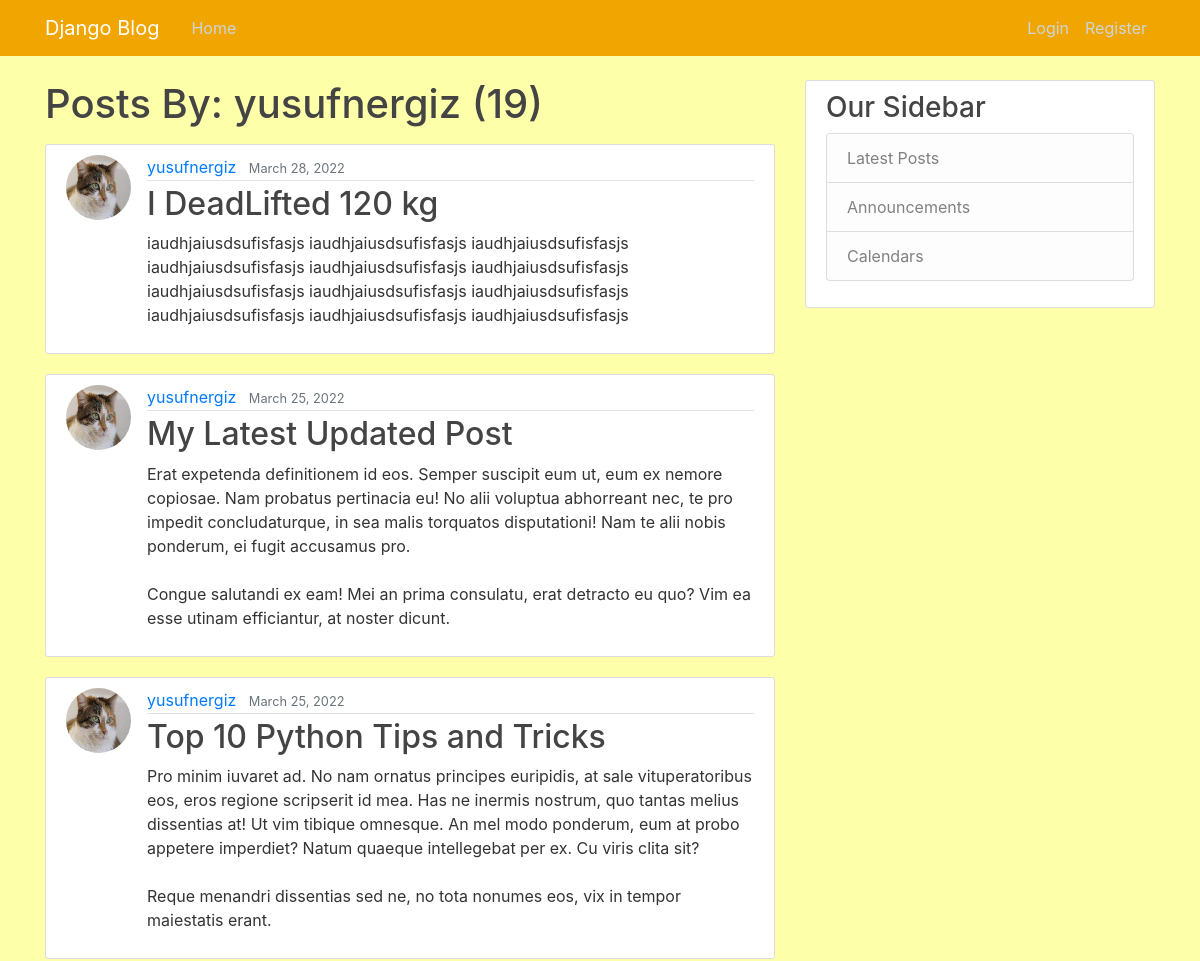
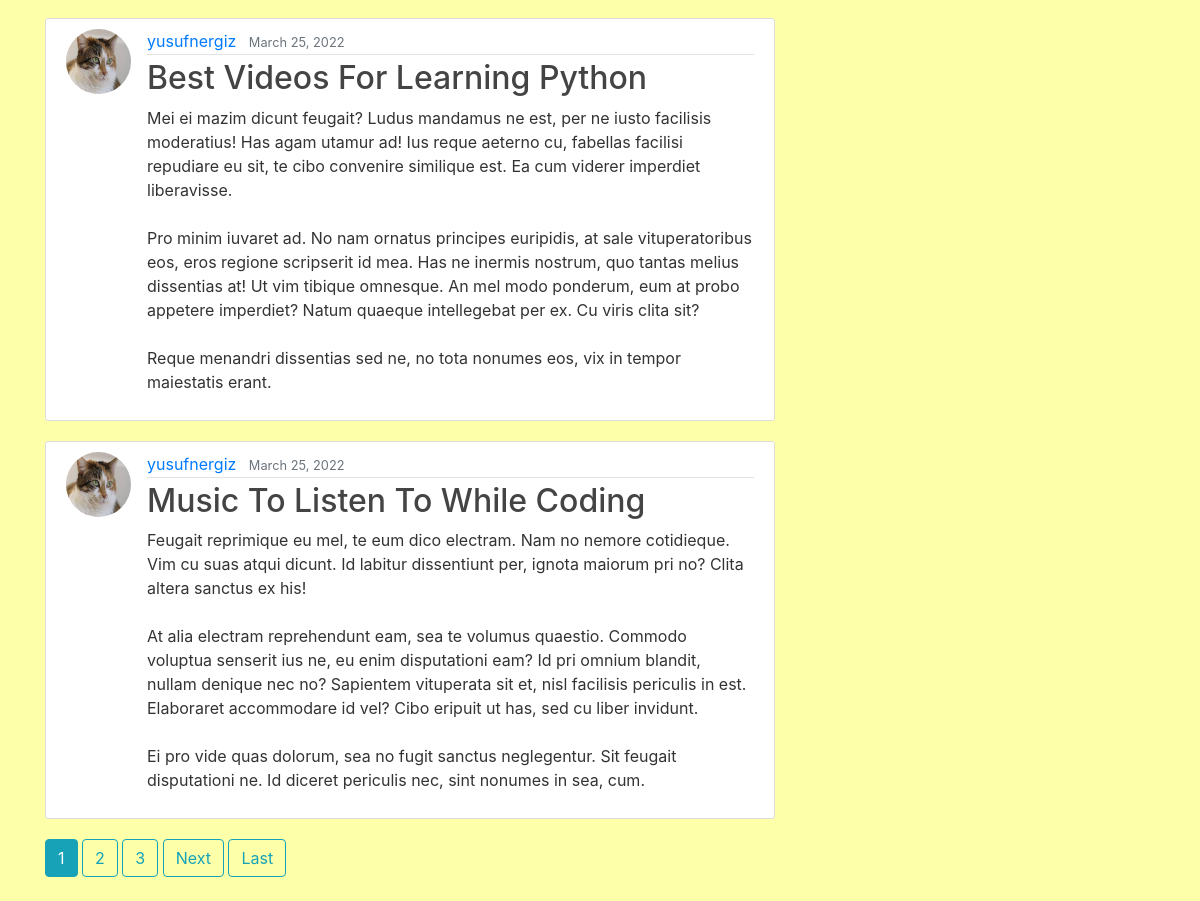
Page /post/yusufnergiz on the committed database (2 pictures, top to bottom).
### blog/models.py (models this page shows, shortened)
class Post(models.Model):
       title = models.CharField(max_length=100)
       content = models.TextField()
       date_posted = models.DateTimeField(default=timezone.now)
       author = models.ForeignKey(User, on_delete=models.CASCADE)

### users/models.py (models this page shows, shortened)
class Profile(models.Model):
       user = models.OneToOneField(User, on_delete=models.CASCADE)
       image = models.ImageField(default="default.jpg", upload_to="profile_pics")

### blog/views.py (the view)
# urls.py: path('post/<str:username>', UserPostListView.as_view(), name='users-posts'),
class UserPostListView(ListView):
       model = Post
       template_name = 'blog/user_posts.html'
       context_object_name = 'posts'
       paginate_by = 5
       def get_queryset(self):
              user = get_object_or_404(User, username=self.kwargs.get('username'))
              return Post.objects.filter(author=user).order_by('-date_posted')

### blog/templates/blog/user_posts.html (shortened to what this page needs)
{% extends "blog/base.html" %}
{% block content %}
    <h1 class="mb-3">Posts By: {{view.kwargs.username}} ({{page_obj.paginator.count}})</h1>
    {% for post in posts %}
        <article class="media content-section">
          <img src="{{post.author.profile.image.url}}" class="rounded-circle article-img">
          <div class="media-body">
            <div class="article-metadata">
              <a class="mr-2" href="#">{{ post.author }}</a>
              <small class="text-muted">{{post.date_posted|date:"F d, Y"}}</small>
            </div>
            <h2><a class="article-title" href="{% url 'detail-blog' post.id %}">{{ post.title }}</a></h2>
            <p class="article-content">{{ post.content }}</p>
          </div>
        </article>
    {% endfor %}
    {% if is_paginated %}
        {% for num in page_obj.paginator.page_range %}
          {% if num == page_obj.number %}
            <a href="?page={{num}}" class="btn btn-info mb-4">{{num}}</a>
          {% elif num > page_obj.number|add:'-3' and num < page_obj.number|add:'3' %}
            <a href="?page={{num}}" class="btn btn-outline-info mb-4">{{num}}</a>
          {% endif %}
        {% endfor %}
        {% if page_obj.has_next %}
          <a href="?page={{page_obj.next_page_number}}" class="btn btn-outline-info mb-4">Next</a>
          <a href="?page={{page_obj.paginator.num_pages}}" class="btn btn-outline-info mb-4">Last</a>
        {% endif %}
    {% endif %}
{% endblock content %}

### blog/static/blog/styles.css (style rules this page uses)
body { background: #FDFFA9; color: #333333; margin-top: 5rem; }
h1, h2, h3, h4, h5, h6 { color: #444444; }
.content-section { background: #ffffff; padding: 10px 20px; border: 1px solid #dddddd; border-radius: 3px; margin-bottom: 20px; word-wrap: break-word; }
.article-title { color: #444444; }
.article-content { white-space: pre-line; }
.article-img { height: 65px; width: 65px; margin-right: 16px; }
.article-metadata { padding-bottom: 1px; margin-bottom: 4px; border-bottom: 1px solid #e3e3e3 }

### rows in the picture
Post: author.profile.image (picture), author "yusufnergiz", date_posted "March 28, 2022", title "I DeadLifted 120 kg", content "iaudhjaiusdsufisfasjs iaudhjaiusdsufisfasjs iaudhjaiusdsufisfasjs iaudhjaiusdsufisfasjs iaudhjaiusdsufisfasjs iaudhjaiusdsufisfasjs iaudhjaiusdsufisfasjs iaudhjaiusdsufisfasjs iaudhjaiusdsufisfasjs iaudhjaiusdsufisfasjs iaudhjaiusdsufisfasjs iaudhjaiusdsufisfasjs"
Post: author.profile.image (picture), author "yusufnergiz", date_posted "March 25, 2022", title "My Latest Updated Post", content "Erat expetenda definitionem id eos. Semper suscipit eum ut, eum ex nemore copiosae. Nam probatus pertinacia eu! No alii voluptua abhorreant nec, te pro impedit concludaturque, in sea malis torquatos disputationi! Nam te alii nobis ponderum, ei fugit accusamus pro. Congue salutandi ex eam! Mei an prima consulatu, erat detracto eu quo? Vim ea esse utinam efficiantur, at noster dicunt."
Post: author.profile.image (picture), author "yusufnergiz", date_posted "March 25, 2022", title "Top 10 Python Tips and Tricks", content "Pro minim iuvaret ad. No nam ornatus principes euripidis, at sale vituperatoribus eos, eros regione scripserit id mea. Has ne inermis nostrum, quo tantas melius dissentias at! Ut vim tibique omnesque. An mel modo ponderum, eum at probo appetere imperdiet? Natum quaeque intellegebat per ex. Cu viris clita sit? Reque menandri dissentias sed ne, no tota nonumes eos, vix in tempor maiestatis erant."
Post: author.profile.image (picture), author "yusufnergiz", date_posted "March 25, 2022", title "Best Videos For Learning Python", content "Mei ei mazim dicunt feugait? Ludus mandamus ne est, per ne iusto facilisis moderatius! Has agam utamur ad! Ius reque aeterno cu, fabellas facilisi repudiare eu sit, te cibo convenire similique est. Ea cum viderer imperdiet liberavisse. Pro minim iuvaret ad. No nam ornatus principes euripidis, at sale vituperatoribus eos, eros regione scripserit id mea. Has ne inermis nostrum, quo tantas melius dissentias at! Ut vim tibique omnesque. An mel modo ponderum, eum at probo appetere imperdiet? Natum quaeque intellegebat per ex. Cu viris clita sit? Reque menandri dissentias sed ne, no tota nonumes eos, vix in tempor maiestatis erant."
Post: author.profile.image (picture), author "yusufnergiz", date_posted "March 25, 2022", title "Music To Listen To While Coding", content "Feugait reprimique eu mel, te eum dico electram. Nam no nemore cotidieque. Vim cu suas atqui dicunt. Id labitur dissentiunt per, ignota maiorum pri no? Clita altera sanctus ex his! At alia electram reprehendunt eam, sea te volumus quaestio. Commodo voluptua senserit ius ne, eu enim disputationi eam? Id pri omnium blandit, nullam denique nec no? Sapientem vituperata sit et, nisl facilisis periculis in est. Elaboraret accommodare id vel? Cibo eripuit ut has, sed cu liber invidunt. Ei pro vide quas dolorum, sea no fugit sanctus neglegentur. Sit feugait disputationi ne. Id diceret periculis nec, sint nonumes in sea, cum."

### other values in the picture
{{ view.kwargs.username }} "yusufnergiz"
{{ page_obj.paginator.count }} "19"
{{ num }} "1"
{{ num }} "2" "3"
